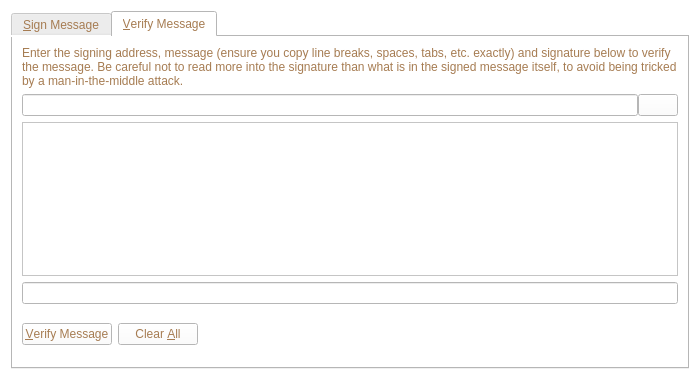
<?xml version="1.0" encoding="UTF-8"?>
<ui version="4.0">
 <class>SignVerifyMessageDialog</class>
 <widget class="QDialog" name="SignVerifyMessageDialog">
  <property name="geometry">
   <rect>
    <x>0</x>
    <y>0</y>
    <width>700</width>
    <height>380</height>
   </rect>
  </property>
  <property name="windowTitle">
   <string>Signatures - Sign / Verify a Message</string>
  </property>
  <property name="styleSheet">
   <string notr="true">background-color: white;
color: rgb(166, 124, 82);</string>
  </property>
  <property name="modal">
   <bool>true</bool>
  </property>
  <layout class="QVBoxLayout" name="verticalLayout">
   <item>
    <widget class="QTabWidget" name="tabWidget">
     <property name="currentIndex">
      <number>1</number>
     </property>
     <widget class="QWidget" name="tabSignMessage">
      <attribute name="title">
       <string>&amp;Sign Message</string>
      </attribute>
      <layout class="QVBoxLayout" name="verticalLayout_SM">
       <item>
        <widget class="QLabel" name="infoLabel_SM">
         <property name="text">
          <string>You can sign messages with your addresses to prove you own them. Be careful not to sign anything vague, as phishing attacks may try to trick you into signing your identity over to them. Only sign fully-detailed statements you agree to.</string>
         </property>
         <property name="textFormat">
          <enum>Qt::PlainText</enum>
         </property>
         <property name="wordWrap">
          <bool>true</bool>
         </property>
        </widget>
       </item>
       <item>
        <layout class="QHBoxLayout" name="horizontalLayout_1_SM">
         <property name="spacing">
          <number>0</number>
         </property>
         <item>
          <widget class="QValidatedLineEdit" name="addressIn_SM">
           <property name="toolTip">
            <string>The address to sign the message with (e.g. MXnRx1TDjAgQPk2rCu4DGH23NXoSZWJbht)</string>
           </property>
           <property name="maxLength">
            <number>34</number>
           </property>
          </widget>
         </item>
         <item>
          <widget class="QPushButton" name="addressBookButton_SM">
           <property name="toolTip">
            <string>Choose an address from the address book</string>
           </property>
           <property name="text">
            <string/>
           </property>
           <property name="icon">
            <iconset resource="../bitcoin.qrc">
             <normaloff>:/icons/address-book</normaloff>:/icons/address-book</iconset>
           </property>
           <property name="shortcut">
            <string>Alt+A</string>
           </property>
           <property name="autoDefault">
            <bool>false</bool>
           </property>
          </widget>
         </item>
         <item>
          <widget class="QPushButton" name="pasteButton_SM">
           <property name="toolTip">
            <string>Paste address from clipboard</string>
           </property>
           <property name="text">
            <string/>
           </property>
           <property name="icon">
            <iconset resource="../bitcoin.qrc">
             <normaloff>:/icons/editpaste</normaloff>:/icons/editpaste</iconset>
           </property>
           <property name="shortcut">
            <string>Alt+P</string>
           </property>
           <property name="autoDefault">
            <bool>false</bool>
           </property>
          </widget>
         </item>
        </layout>
       </item>
       <item>
        <widget class="QPlainTextEdit" name="messageIn_SM">
         <property name="toolTip">
          <string>Enter the message you want to sign here</string>
         </property>
        </widget>
       </item>
       <item>
        <layout class="QHBoxLayout" name="horizontalLayout_2_SM">
         <property name="spacing">
          <number>0</number>
         </property>
         <item>
          <widget class="QLineEdit" name="signatureOut_SM">
           <property name="font">
            <font>
             <italic>true</italic>
            </font>
           </property>
           <property name="readOnly">
            <bool>true</bool>
           </property>
          </widget>
         </item>
         <item>
          <widget class="QPushButton" name="copySignatureButton_SM">
           <property name="toolTip">
            <string>Copy the current signature to the system clipboard</string>
           </property>
           <property name="text">
            <string/>
           </property>
           <property name="icon">
            <iconset resource="../bitcoin.qrc">
             <normaloff>:/icons/editcopy</normaloff>:/icons/editcopy</iconset>
           </property>
           <property name="autoDefault">
            <bool>false</bool>
           </property>
          </widget>
         </item>
        </layout>
       </item>
       <item>
        <layout class="QHBoxLayout" name="horizontalLayout_3_SM">
         <item>
          <widget class="QPushButton" name="signMessageButton_SM">
           <property name="toolTip">
            <string>Sign the message to prove you own this Tokemon address</string>
           </property>
           <property name="text">
            <string>&amp;Sign Message</string>
           </property>
           <property name="icon">
            <iconset resource="../bitcoin.qrc">
             <normaloff>:/icons/edit</normaloff>:/icons/edit</iconset>
           </property>
           <property name="autoDefault">
            <bool>false</bool>
           </property>
          </widget>
         </item>
         <item>
          <widget class="QPushButton" name="clearButton_SM">
           <property name="toolTip">
            <string>Reset all sign message fields</string>
           </property>
           <property name="text">
            <string>Clear &amp;All</string>
           </property>
           <property name="icon">
            <iconset resource="../bitcoin.qrc">
             <normaloff>:/icons/remove</normaloff>:/icons/remove</iconset>
           </property>
           <property name="autoDefault">
            <bool>false</bool>
           </property>
          </widget>
         </item>
         <item>
          <spacer name="horizontalSpacer_1_SM">
           <property name="orientation">
            <enum>Qt::Horizontal</enum>
           </property>
           <property name="sizeHint" stdset="0">
            <size>
             <width>40</width>
             <height>48</height>
            </size>
           </property>
          </spacer>
         </item>
         <item>
          <widget class="QLabel" name="statusLabel_SM">
           <property name="font">
            <font>
             <weight>75</weight>
             <bold>true</bold>
            </font>
           </property>
           <property name="text">
            <string/>
           </property>
           <property name="wordWrap">
            <bool>true</bool>
           </property>
          </widget>
         </item>
         <item>
          <spacer name="horizontalSpacer_2_SM">
           <property name="orientation">
            <enum>Qt::Horizontal</enum>
           </property>
           <property name="sizeHint" stdset="0">
            <size>
             <width>40</width>
             <height>48</height>
            </size>
           </property>
          </spacer>
         </item>
        </layout>
       </item>
      </layout>
     </widget>
     <widget class="QWidget" name="tabVerifyMessage">
      <attribute name="title">
       <string>&amp;Verify Message</string>
      </attribute>
      <layout class="QVBoxLayout" name="verticalLayout_VM">
       <item>
        <widget class="QLabel" name="infoLabel_VM">
         <property name="text">
          <string>Enter the signing address, message (ensure you copy line breaks, spaces, tabs, etc. exactly) and signature below to verify the message. Be careful not to read more into the signature than what is in the signed message itself, to avoid being tricked by a man-in-the-middle attack.</string>
         </property>
         <property name="textFormat">
          <enum>Qt::PlainText</enum>
         </property>
         <property name="alignment">
          <set>Qt::AlignLeading|Qt::AlignLeft|Qt::AlignTop</set>
         </property>
         <property name="wordWrap">
          <bool>true</bool>
         </property>
        </widget>
       </item>
       <item>
        <layout class="QHBoxLayout" name="horizontalLayout_1_VM">
         <property name="spacing">
          <number>0</number>
         </property>
         <item>
          <widget class="QValidatedLineEdit" name="addressIn_VM">
           <property name="toolTip">
            <string>The address the message was signed with (e.g. MXnRx1TDjAgQPk2rCu4DGH23NXoSZWJbht)</string>
           </property>
           <property name="maxLength">
            <number>34</number>
           </property>
          </widget>
         </item>
         <item>
          <widget class="QPushButton" name="addressBookButton_VM">
           <property name="toolTip">
            <string>Choose an address from the address book</string>
           </property>
           <property name="text">
            <string/>
           </property>
           <property name="icon">
            <iconset resource="../bitcoin.qrc">
             <normaloff>:/icons/address-book</normaloff>:/icons/address-book</iconset>
           </property>
           <property name="shortcut">
            <string>Alt+A</string>
           </property>
           <property name="autoDefault">
            <bool>false</bool>
           </property>
          </widget>
         </item>
        </layout>
       </item>
       <item>
        <widget class="QPlainTextEdit" name="messageIn_VM"/>
       </item>
       <item>
        <widget class="QValidatedLineEdit" name="signatureIn_VM"/>
       </item>
       <item>
        <layout class="QHBoxLayout" name="horizontalLayout_2_VM">
         <item>
          <widget class="QPushButton" name="verifyMessageButton_VM">
           <property name="toolTip">
            <string>Verify the message to ensure it was signed with the specified Tokemon address</string>
           </property>
           <property name="text">
            <string>&amp;Verify Message</string>
           </property>
           <property name="icon">
            <iconset resource="../bitcoin.qrc">
             <normaloff>:/icons/transaction_0</normaloff>:/icons/transaction_0</iconset>
           </property>
           <property name="autoDefault">
            <bool>false</bool>
           </property>
          </widget>
         </item>
         <item>
          <widget class="QPushButton" name="clearButton_VM">
           <property name="toolTip">
            <string>Reset all verify message fields</string>
           </property>
           <property name="text">
            <string>Clear &amp;All</string>
           </property>
           <property name="icon">
            <iconset resource="../bitcoin.qrc">
             <normaloff>:/icons/remove</normaloff>:/icons/remove</iconset>
           </property>
           <property name="autoDefault">
            <bool>false</bool>
           </property>
          </widget>
         </item>
         <item>
          <spacer name="horizontalSpacer_1_VM">
           <property name="orientation">
            <enum>Qt::Horizontal</enum>
           </property>
           <property name="sizeHint" stdset="0">
            <size>
             <width>40</width>
             <height>48</height>
            </size>
           </property>
          </spacer>
         </item>
         <item>
          <widget class="QLabel" name="statusLabel_VM">
           <property name="font">
            <font>
             <weight>75</weight>
             <bold>true</bold>
            </font>
           </property>
           <property name="text">
            <string/>
           </property>
           <property name="wordWrap">
            <bool>true</bool>
           </property>
          </widget>
         </item>
         <item>
          <spacer name="horizontalSpacer_2_VM">
           <property name="orientation">
            <enum>Qt::Horizontal</enum>
           </property>
           <property name="sizeHint" stdset="0">
            <size>
             <width>40</width>
             <height>48</height>
            </size>
           </property>
          </spacer>
         </item>
        </layout>
       </item>
      </layout>
     </widget>
    </widget>
   </item>
  </layout>
 </widget>
 <customwidgets>
  <customwidget>
   <class>QValidatedLineEdit</class>
   <extends>QLineEdit</extends>
   <header>qvalidatedlineedit.h</header>
  </customwidget>
 </customwidgets>
 <resources>
  <include location="../bitcoin.qrc"/>
 </resources>
 <connections/>
</ui>
